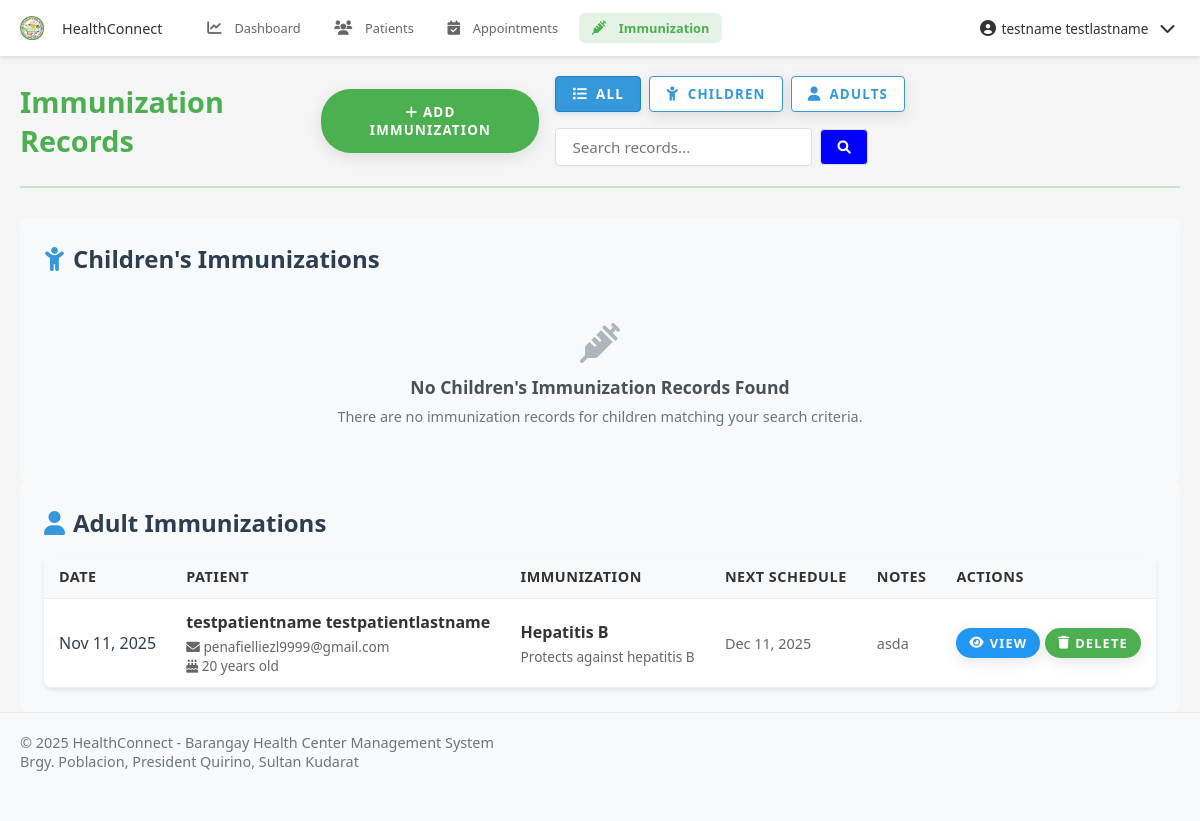
The page /pages/health_worker/immunization.php (signed in) on the database as committed earlier.
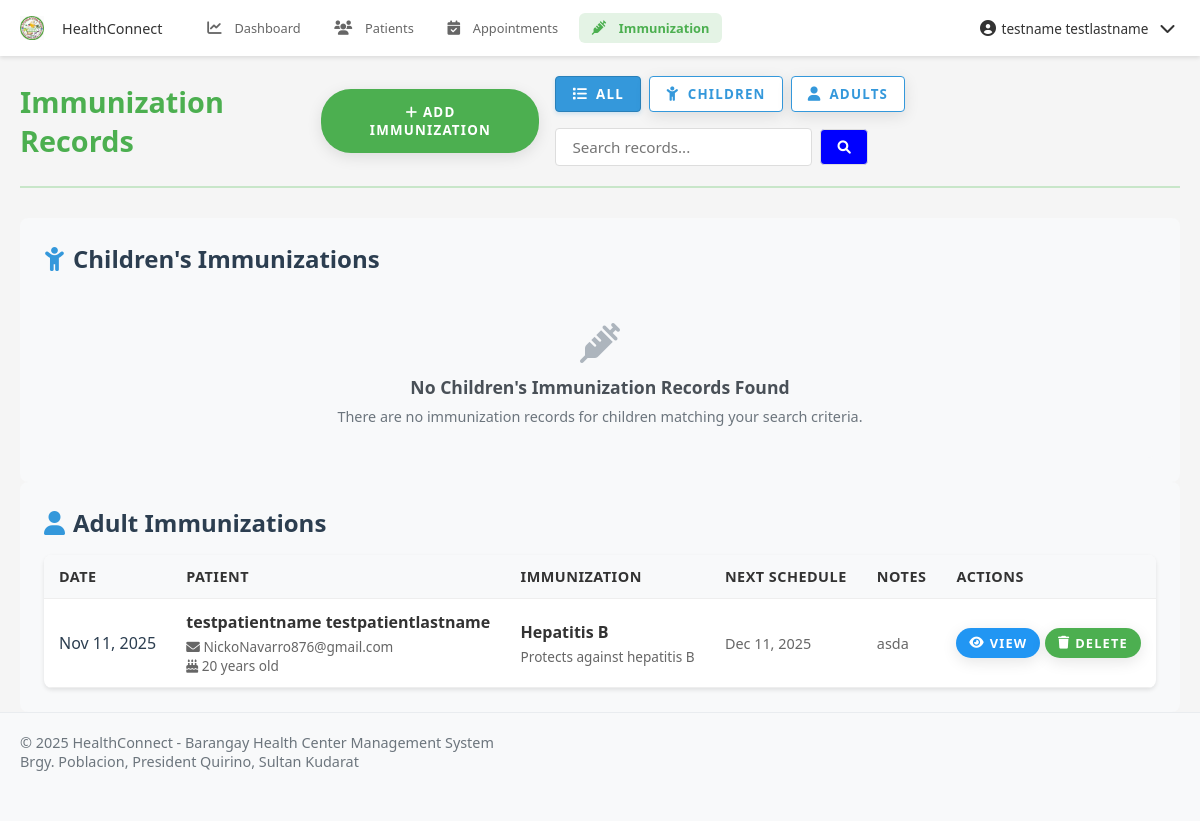
The same page on the database as committed later.
### tables this page shows
CREATE TABLE `immunization_records` (
  `immunization_record_id` int(11) NOT NULL,
  `patient_id` int(11) DEFAULT NULL,
  `immunization_type_id` int(11) DEFAULT NULL,
  `health_worker_id` int(11) DEFAULT NULL,
  `dose_number` int(11) DEFAULT NULL,
  `date_administered` date DEFAULT NULL,
  `next_schedule_date` date DEFAULT NULL,
  `notes` text DEFAULT NULL,
  `created_at` timestamp NOT NULL DEFAULT current_timestamp(),
  `updated_at` timestamp NOT NULL DEFAULT current_timestamp() ON UPDATE current_timestamp()
);

CREATE TABLE `users` (
  `user_id` int(11) NOT NULL,
  `role_id` int(11) DEFAULT NULL,
  `username` varchar(50) NOT NULL,
  `email` varchar(100) NOT NULL,
  `password` varchar(255) NOT NULL,
  `mobile_number` varchar(20) DEFAULT NULL,
  `first_name` varchar(100) NOT NULL,
  `middle_name` varchar(100) DEFAULT NULL,
  `last_name` varchar(100) NOT NULL,
  `gender` enum('Male','Female','Other') DEFAULT NULL,
  `date_of_birth` date DEFAULT NULL,
  `address` text DEFAULT NULL,
  `profile_picture` varchar(255) DEFAULT NULL,
  `is_active` tinyint(1) DEFAULT 1,
  `last_login` datetime DEFAULT NULL,
  `otp` varchar(6) DEFAULT NULL,
  `otp_expiry` datetime DEFAULT NULL,
  `created_at` timestamp NOT NULL DEFAULT current_timestamp(),
  `updated_at` timestamp NOT NULL DEFAULT current_timestamp() ON UPDATE current_timestamp()
);

CREATE TABLE `immunization_types` (
  `immunization_type_id` int(11) NOT NULL,
  `name` varchar(100) NOT NULL,
  `description` text DEFAULT NULL,
  `recommended_age` varchar(100) DEFAULT NULL,
  `dose_count` int(11) DEFAULT 1,
  `created_at` timestamp NOT NULL DEFAULT current_timestamp()
);

### pages/health_worker/immunization.php (the view, shortened to what the changed rows need)
<?php
$database = new Database();
$pdo = $database->getConnection();
try {
    $query = "SELECT health_worker_id FROM health_workers WHERE user_id = ?";
    $stmt = $pdo->prepare($query);
    $stmt->execute([$_SESSION['user_id']]);
    $health_worker = $stmt->fetch(PDO::FETCH_ASSOC);
    $health_worker_id = $health_worker['health_worker_id'];
} catch (PDOException $e) {
    error_log("Error fetching health worker ID: " . $e->getMessage());
    header('Location: /connect/pages/login.php');
    exit();
}
$search = isset($_GET['search']) ? trim($_GET['search']) : '';
$where_clause = '';
$params = [];
if (!empty($search)) {
    $where_clause = "AND (CONCAT(u.first_name, ' ', u.last_name) LIKE ? OR u.email LIKE ? OR it.name LIKE ?)";
    $search_param = "%$search%";
    $params = [$health_worker_id, $search_param, $search_param, $search_param];
} else {
    $params = [$health_worker_id];
}
try {
    $query = "SELECT ir.*,
              CONCAT(u.first_name, ' ', u.last_name) as patient_name,
              u.email as patient_email,
              it.name as immunization_name,
              it.description as immunization_description,
              TIMESTAMPDIFF(YEAR, u.date_of_birth, CURDATE()) as age
              FROM immunization_records ir
              JOIN patients p ON ir.patient_id = p.patient_id
              JOIN users u ON p.user_id = u.user_id
              JOIN immunization_types it ON ir.immunization_type_id = it.immunization_type_id
              WHERE ir.health_worker_id = ? $where_clause
              ORDER BY ir.date_administered DESC";
    $stmt = $pdo->prepare($query);
    $stmt->execute($params);
    $immunizations = $stmt->fetchAll(PDO::FETCH_ASSOC);
    $adult_immunizations = array_filter($immunizations, function($record) {
        return $record['age'] >= 18;
    });
} catch (PDOException $e) {
    error_log("Error fetching immunization data: " . $e->getMessage());
    $immunizations = [];
    $immunization_types = [];
    $patients_list = [];
}
?>
<!DOCTYPE html>
<html lang="en">
<head>
    <?php include __DIR__ . '/../../includes/header_links.php'; ?>
</head>
<body>
    <div class="container">
        <div class="page-header">
            <h1>Immunization Records</h1>
        </div>
        <div class="immunization-sections">
            <div class="immunization-section">
                <h2><i class="fas fa-child"></i> Children's Immunizations</h2>
            </div>
            <div class="immunization-section">
                <h2><i class="fas fa-user"></i> Adult Immunizations</h2>
                <div class="immunization-table-container">
                    <?php if (empty($adult_immunizations)): ?>
                    <div class="empty-state">
                        <i class="fas fa-syringe"></i>
                        <h3>No Adult Immunization Records Found</h3>
                        <p>There are no immunization records for adults matching your search criteria.</p>
                    </div>
                    <?php else: ?>
                    <table class="immunization-table">
                        <thead>
                            <tr>
                                <th>Date</th>
                                <th>Patient</th>
                                <th>Immunization</th>
                                <th>Next Schedule</th>
                                <th>Notes</th>
                                <th>Actions</th>
                            </tr>
                        </thead>
                        <tbody>
                            <?php foreach ($adult_immunizations as $record): ?>
                            <tr>
                                <td>
                                    <div class="table-date">
                                        <?php echo date('M d, Y', strtotime($record['date_administered'])); ?>
                                    </div>
                                </td>
                                <td>
                                    <div class="table-patient-name">
                                        <?php echo htmlspecialchars($record['patient_name']); ?>
                                    </div>
                                    <div class="table-patient-info">
                                        <div><i class="fas fa-envelope"></i> <?php echo htmlspecialchars($record['patient_email']); ?></div>
                                        <div><i class="fas fa-birthday-cake"></i> <?php echo htmlspecialchars($record['age']); ?> years old</div>
                                    </div>
                                </td>
                                <td>
                                    <div class="table-immunization-name">
                                        <?php echo htmlspecialchars($record['immunization_name']); ?>
                                    </div>
                                    <div class="table-immunization-desc" title="<?php echo htmlspecialchars($record['immunization_description']); ?>">
                                        <?php echo htmlspecialchars($record['immunization_description']); ?>
                                    </div>
                                </td>
                                <td>
                                    <div class="table-next-schedule">
                                        <?php if (!empty($record['next_schedule_date'])): ?>
                                            <?php echo date('M d, Y', strtotime($record['next_schedule_date'])); ?>
                                        <?php else: ?>
                                            <span class="text-muted">None</span>
                                        <?php endif; ?>
                                    </div>
                                </td>
                                <td>
                                    <div class="table-notes" title="<?php echo htmlspecialchars($record['notes'] ?? ''); ?>">
                                        <?php echo htmlspecialchars($record['notes'] ?? 'No notes'); ?>
                                    </div>
                                </td>
                                <td>
                                    <div class="table-actions">
                                        <a href="view_immunization.php?id=<?php echo $record['immunization_record_id']; ?>" class="btn btn-view" title="View Details">
                                            <i class="fas fa-eye"></i> View
                                        </a>
                                        <button class="btn btn-danger" onclick="deleteRecord(<?php echo $record['immunization_record_id']; ?>)" title="Delete Record">
                                            <i class="fas fa-trash"></i> Delete
                                        </button>
                                    </div>
                                </td>
                            </tr>
                            <?php endforeach; ?>
                        </tbody>
                    </table>
                    <?php endif; ?>
                </div>
            </div>
        </div>
    </div>
</body>
</html>

Rows that differ between the two databases and show on the page:
changed through a linked row, immunization_records "asda": users.email "penafielliezl9999@gmail.com" → "NickoNavarro876@gmail.com"
